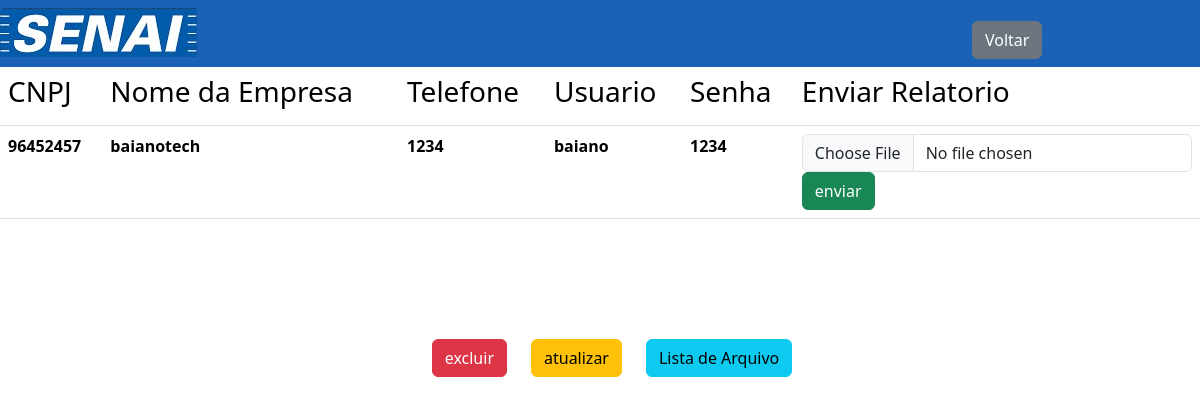
The page /pesquisa.php?pesquisa=96452457 (signed in) on the database its author committed.
### tables this page shows
CREATE TABLE `empresa` (
  `cnpj` char(14) NOT NULL,
  `telefone` varchar(16) DEFAULT NULL,
  `nome_empresa` varchar(30) NOT NULL,
  `usuario` varchar(20) NOT NULL,
  `senha` varchar(15) NOT NULL
);

### empresa.php (called while the page is built, shortened)
<?php
class Empresa{
    protected $host = "localhost";
    protected $dbname = "sis_controle";
    protected $user = "kevin";
    protected $pass = "1234";
    protected $identidade = null;
    public function __construct($identidade){
        $this->identidade = $identidade;
    }
    public function PesquisaEmpresa(){
        try{
            $corn = new PDO("mysql:host={$this->host};dbname={$this->dbname}",$this->user,$this->pass);
            $corn->setAttribute(PDO::ATTR_ERRMODE,PDO::ERRMODE_EXCEPTION);
            $sql= "SELECT * FROM empresa WHERE cnpj= :cnpj";
            $requisicao_empresa = $corn->prepare($sql);
            $requisicao_empresa->bindValue(":cnpj",$this->identidade);
            $requisicao_empresa->execute();
            $linha_pesquisa = $requisicao_empresa->fetch(PDO::FETCH_ASSOC);
            if($linha_pesquisa){
                return $linha_pesquisa;
            }
        }catch(PDOException $e){
            echo "tem erro:".$e;
        }finally{
            $corn=NULL;
        }
    }
}
?>

### pesquisa.php (the view, shortened to what this page needs)
<?php
if(isset($_SESSION['login_senai']) && $_SESSION['login_senai'] === true){
    require_once "empresa.php";
    $pesquisa = new Empresa($_GET['pesquisa']);
    if($resutado = $pesquisa->PesquisaEmpresa()){
        ?>
        <!DOCTYPE html>
        <html lang="en">
        <head>
            <link href="https://cdn.jsdelivr.net/npm/bootstrap@5.3.3/dist/css/bootstrap.min.css" rel="stylesheet">
        </head>
        <body>
            <header>
                <nav class="navbar body-tertiary">
                    <img src="image/senai_logo1.png" alt="">
                    <div class="container">
                        <a href="index.php" class="btn btn-secondary">Voltar</a>
                    </div>
                </nav>
            </header>
            <table class="table table-hover">
                <thead>
                    <tr>
                        <th><h3>CNPJ</h3></th>
                        <th><h3>Nome da Empresa</h3></th>
                        <th><h3>Telefone</h3></th>
                        <th><h3>Usuario</h3></th>
                        <th><h3>Senha</h3></th>
                        <th><h3>Enviar Relatorio</h3></th>
                    </tr>
                </thead>
                <tbody>
                    <tr>
                        <th><?php echo $resutado['cnpj'];?></th>
                        <th><?php echo $resutado['nome_empresa'];?></th>
                        <th><?php echo $resutado['telefone'];?></th>
                        <th><?php echo $resutado['usuario'];?></th>
                        <th><?php echo $resutado['senha'];?></th>
                        <th>
                        <form action="upload.php" method="post" enctype="multipart/form-data">
                            <input type="file" name="arquivo" id="arquivo" class="form-control" id="exampleInputEmail1" aria-describedby="emailHelp">
                            <input type="submit" value="enviar" class="btn btn-success">
                        </form>
                        </th>
                    </tr>
                </tbody>
            </table>
            <div class="botoes">
                <form action="excluir.php" method="post" class="formulario">
                    <input type="submit" value="excluir" class="btn btn-danger">
                </form>
                <form action="atualiza.php" method="post" class="formulario">
                    <input type="submit" value="atualizar" class="btn btn-warning">
                </form>
                <form action="lista_arquivo.php" method="post" class="formulario">
                    <input type="submit" value="Lista de Arquivo" class="btn btn-info">
                </form>
            </div>
        </body>
        </html>
        <?php
    }
}else{
    header("location:login.php");
}
?>

### pesquisa.php (style rules this page uses)
header { background-color: #1B62B7; }
.container { margin-left: 80%; margin-top: -3%; }
.botoes { margin-top: 10%; display: flex; align-items: center; justify-content: center; }
.formulario { margin-left: 2%; }

### rows shown on the page
empresa: cnpj "96452457", nome_empresa "baianotech", telefone "1234", usuario "baiano", senha "1234"
